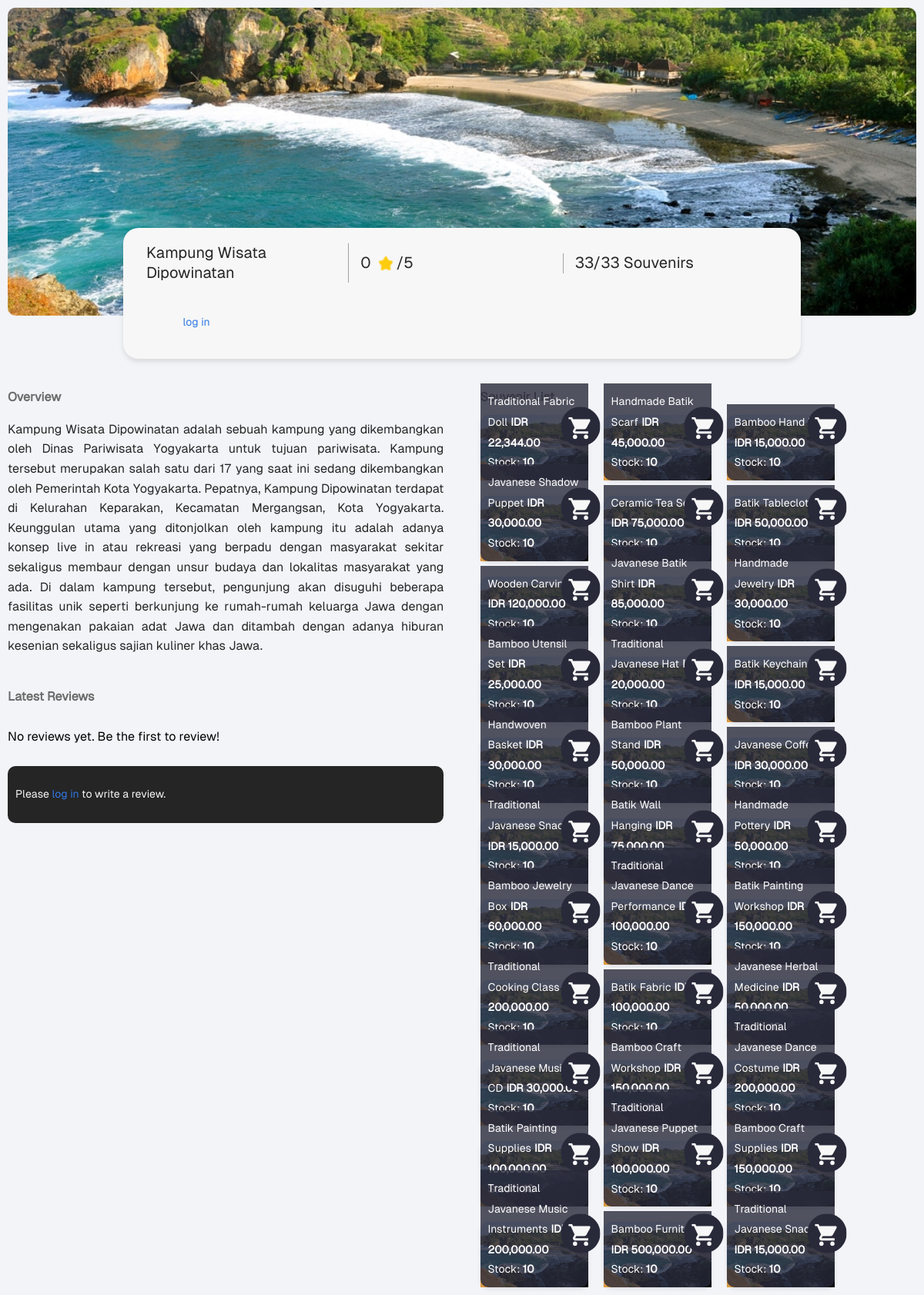
/places/17/, run on the app's committed database.
### places/models.py (models this page shows, shortened)
class Place(models.Model):
    name = models.CharField(max_length=255)
    description = models.TextField()
    image = models.ImageField(upload_to='places/images/',blank=True, null=True)

class Souvenir(models.Model):
    place = models.ForeignKey(Place, on_delete=models.CASCADE, related_name='souvenirs')
    name = models.CharField(max_length=255)
    price = models.DecimalField(max_digits=10, decimal_places=2)
    stock = models.PositiveIntegerField()
    image = models.ImageField(upload_to='souvenirs/images/',blank=True, null=True)

### places/views.py (the view)
# urls.py: path('', views.place_detail, {'place_id': 1}, name='home'),  # Replace '1' with a valid place_id
def place_detail(request, place_id):
    place = get_object_or_404(Place, pk=place_id)
    average_rating = Comment.objects.filter(place=place).aggregate(Avg('rating'))['rating__avg'] or 0
    souvenirs = Souvenir.objects.filter(place=place)
    total_souvenirs_count = souvenirs.count()
    available_souvenirs_count = souvenirs.filter(stock__gt=0).count()
    for souvenir in souvenirs:
        souvenir.formatted_price = format_price(souvenir.price)
    comments = Comment.objects.filter(place=place).order_by('-created_at')[:10]  # Limit to recent 10 reviews
    user_collections = Collection.objects.filter(user=request.user) if request.user.is_authenticated else []
    context = {
        'place': place,
        'average_rating': round(average_rating, 1),
        'souvenirs': souvenirs,
        'comments': comments,
        'user_collections': user_collections,  # Added to context
        'total_souvenirs_count': total_souvenirs_count,  # New context variable
        'available_souvenirs_count': available_souvenirs_count,  # New context variable
    }
    return render(request, 'places/place_detail.html', context)

### places/views.py (called while the page is built)
def format_price(price):
    return "{:,}".format(price)

### places/templates/places/place_detail.html (shortened to what this page needs)
{% load static %}
<!DOCTYPE html>
<html lang="en">
<head>
    <link rel="stylesheet" href="{% static 'places/css/styles_main.css' %}">
</head>
<body>
    <div class="container">
        <div class="banner">
            {% if place.image %}
                <img src="{{ place.image.url }}" alt="{{ place.name }}" class="banner-image">
            {% else %}
                <img src="{% static 'places/images/pantai-siung.jpg' %}" alt="{{ place.name }}" class="banner-image">
            {% endif %}
            <div class="banner-overlay">
                <div class="rounded-rectangle">
                    <div class="rectangle-section">
                        <div class="info-item">
                            <span class="section-text">{{ place.name }}</span>
                        </div>
                        <div class="info-item" id="average-rating-container">
                            <span class="section-text" id="average-rating">{{ average_rating }}</span>
                            <img src="{% static 'places/images/star.png' %}" alt="Star" class="rating-star">
                            <span class="section-text">/5</span>
                        </div>
                        <div class="info-item">
                            <span class="section-text" id="souvenir-count">{{ available_souvenirs_count }}/{{ total_souvenirs_count }} Souvenirs</span>
                        </div>
                    </div>
                    <div class="add-to-collection-section">
                        {% if user.is_authenticated %}
                            <button class="add-to-collection-btn" aria-label="Add {{ place.name }} to your collection">Add to Collection</button>
                        {% else %}
                            <div class="login-prompt">
                                <p>Please <a href="{% url 'login' %}?next={{ request.path }}">log in</a> to add to your collection.</p>
                            </div>
                        {% endif %}
                    </div>
                </div>
            </div>
        </div>
        <div class="content-sections">
            <div class="overview-section">
                <h2 class="section-title">Overview</h2>
                <p class="overview-content">{{ place.description }}</p>
                <div class="latest-review-section">
                    <h3 class="section-title">Latest Reviews</h3>
                    <div class="reviews-container" id="reviews-container">
                        {% for comment in comments %}
                            {% include 'places/comment_partial.html' %}
                        {% empty %}
                            <p>No reviews yet. Be the first to review!</p>
                        {% endfor %}
                    </div>
                    <div class="write-review-container">
                        {% if user.is_authenticated %}
                            <form id="write-review-form">
                                {% csrf_token %}
                                <textarea id="review-input" name="comment" placeholder="Write your review here..." aria-label="Write your review"></textarea>
                                <input type="hidden" name="rating" id="rating-value">
                                <div class="review-actions">
                                    <div class="star-rating">
                                        {% for i in "12345" %}
                                            <img src="{% static 'places/images/icon_empty_star.png' %}" class="star" data-value="{{ i }}" alt="Star {{ i }}">
                                        {% endfor %}
                                    </div>
                                    <button type="button" class="send-btn" id="submit-comment-btn" aria-label="Send Review">
                                        <img src="{% static 'places/images/icon_send.png' %}" alt="Send">
                                    </button>
                                </div>
                            </form>
                        {% else %}
                            <div class="login-prompt">
                                <p>Please <a href="{% url 'login' %}?next={{ request.path }}">log in</a> to write a review.</p>
                            </div>
                        {% endif %}
                    </div>
                </div>
            </div>
            <div class="souvenir-section">
                <h2 class="section-title">Souvenir List</h2>
                <div class="souvenir-list">
                    {% for souvenir in souvenirs %}
                        <div class="souvenir-item" data-souvenir-id="{{ souvenir.id }}">
                            {% if souvenir.image %}
                                <img src="{{ souvenir.image.url }}" alt="{{ souvenir.name }}" class="souvenir-image">
                            {% else %}
                                <img src="{% static 'places/images/pantai-siung.jpg' %}" alt="{{ souvenir.name }}" class="souvenir-image">
                            {% endif %}
                            <button class="buy-button" aria-label="Buy {{ souvenir.name }}"
                                {% if souvenir.stock == 0 %}disabled{% endif %}>
                                <img src="{% static 'places/images/buy.svg' %}" alt="Buy">
                            </button>
                            <div class="souvenir-description">
                                <span class="souvenir-name">{{ souvenir.name }}</span>
                                <span class="souvenir-price">IDR {{ souvenir.formatted_price }}</span>
                                <div class="souvenir-stock">Stock: <strong>{{ souvenir.stock }}</strong></div>
                            </div>
                        </div>
                    {% endfor %}
                </div>
            </div>
        </div>
    </div>
</body>
</html>

### places/static/places/css/styles_main.css (style rules this page uses)
body { background-color: #F3F4F8; font-family: 'Geist', sans-serif; letter-spacing: -2.25%; line-height: 160%; margin: 0; padding: 0; }
.container { max-width: 1440px; width: 100%; margin: 0 auto; padding: 20px; box-sizing: border-box; }
.banner { position: relative; width: 100%; max-width: 1240px; height: 400px; margin: 0 auto; background-color: #F3F4F8; }
.banner-image { width: 100%; height: 100%; object-fit: cover; border-radius: 10px; max-height: 400px; }
.banner-overlay { position: absolute; bottom: -56px; left: 50%; transform: translateX(-50%); width: 100%; max-width: 900px; padding: 0 10px; box-sizing: border-box; }
.rounded-rectangle { width: 100%; background-color: #F7F7F7; border-radius: 20px; box-shadow: 0 4px 6px rgba(0, 0, 0, 0.1); display: flex; flex-direction: column; padding: 20px 30px; align-items: flex-start; gap: 15px; box-sizing: border-box; margin-top: 30px; }
.rectangle-section, .label-section { display: flex; width: 100%; justify-content: space-between; align-items: center; gap: 15px; margin-bottom: 10px; flex-wrap: wrap; }
.info-item, .label-item { display: flex; align-items: center; justify-content: flex-start; flex: 1 1 30%; position: relative; min-width: 150px; }
.info-item:not(:last-child)::after, .label-item:not(:last-child)::after { content: ''; position: absolute; right: 0; top: 0; bottom: 0; width: 1px; background-color: #A1A1A1; }
.section-text { color: #252525; font-size: 20px; font-weight: 500; margin-right: 5px; text-align: left; }
.rating-star { width: 18px; height: 18px; margin: 0 5px; }
.content-sections { display: flex; justify-content: space-between; margin-top: 100px; flex-wrap: wrap; }
.overview-section, .souvenir-section { width: 48%; box-sizing: border-box; }
.section-title { color: #6B6B6B; font-size: 16px; margin-bottom: 10px; }
.overview-content { color: #252525; font-size: 16px; line-height: 160%; text-align: justify; }
.latest-review-section { margin-top: 40px; position: relative; }
.reviews-container { max-height: 360px; overflow-y: auto; padding-right: 10px; margin-bottom: 10px; }
.write-review-container { position: sticky; bottom: 0; background-color: #252525; border-radius: 10px; padding: 10px; box-sizing: border-box; z-index: 1; }
.login-prompt { color: #F7F7F7; font-size: 14px; }
.login-prompt a { color: #3279E6; text-decoration: none; }
.souvenir-list { display: flex; flex-wrap: wrap; gap: 20px; justify-content: flex-start; }
.souvenir-item { position: relative; background-color: #FFFFFF; border-radius: 10px; width: 140px; box-shadow: 0 2px 5px rgba(0, 0, 0, 0.1); overflow: visible; display: flex; flex-direction: column; }
.souvenir-image { width: 100%; height: auto; object-fit: cover; border-top-left-radius: 10px; border-top-right-radius: 10px; display: block; z-index: 1; position: relative; }
.buy-button { position: absolute; top: -35px; right: -40px; width: 100px; height: 100px; border: none; cursor: pointer; z-index: 3; display: flex; align-items: center; justify-content: center; transition: opacity 0.3s ease; background: none; padding: 0; border-radius: 50%; }
.buy-button img { width: 60%; height: 60%; }
.souvenir-description { position: absolute; bottom: 0; left: 0; width: 100%; background: rgba(40, 42, 58, 0.8); color: #FFFFFF; padding: 10px; box-sizing: border-box; border-bottom-left-radius: 10px; border-bottom-right-radius: 10px; z-index: 2; }
.souvenir-name { color: #FFFFFF; font-size: 14px; text-align: left; font-weight: normal; margin-bottom: 5px; }
.souvenir-price { color: #FFFFFF; font-size: 14px; font-weight: bold; text-align: left; margin-bottom: 5px; }
.souvenir-stock { display: block; color: #FFFFFF; font-size: 14px; text-align: left; }
.souvenir-stock strong { font-weight: bold; }
@media (max-width: 1440px) { .container { padding: 10px; } }
@media (max-width: 1440px) { .content-sections { margin-top: 80px; } }

### data on the page
Place: name "Kampung Wisata Dipowinatan", description "Kampung Wisata Dipowinatan adalah sebuah kampung yang dikembangkan oleh Dinas Pariwisata Yogyakarta untuk tujuan pariwisata. Kampung tersebut merupakan salah satu dari 17 yang saat ini sedang dikembangkan oleh Pemerintah Kota Yogyakarta. Pepatnya, Kampung Dipowinatan terdapat di Kelurahan Keparakan, Kecamatan Mergangsan, Kota Yogyakarta. Keunggulan utama yang ditonjolkan oleh kampung itu adalah adanya konsep live in atau rekreasi yang berpadu dengan masyarakat sekitar sekaligus membaur dengan unsur budaya dan lokalitas masyarakat yang ada. Di dalam kampung tersebut, pengunjung akan disuguhi beberapa fasilitas unik seperti berkunjung ke rumah-rumah keluarga Jawa dengan mengenakan pakaian…"
Souvenir: name "Traditional Fabric Doll", formatted_price "22,344.00", stock "10"
Souvenir: name "Handmade Batik Scarf", formatted_price "45,000.00", stock "10"
Souvenir: name "Bamboo Hand Fan", formatted_price "15,000.00", stock "10"
Souvenir: name "Javanese Shadow Puppet", formatted_price "30,000.00", stock "10"
Souvenir: name "Ceramic Tea Set", formatted_price "75,000.00", stock "10"
Souvenir: name "Batik Tablecloth", formatted_price "50,000.00", stock "10"
Souvenir: name "Wooden Carving", formatted_price "120,000.00", stock "10"
Souvenir: name "Javanese Batik Shirt", formatted_price "85,000.00", stock "10"
Souvenir: name "Handmade Jewelry", formatted_price "30,000.00", stock "10"
Souvenir: name "Bamboo Utensil Set", formatted_price "25,000.00", stock "10"
Souvenir: name "Traditional Javanese Hat", formatted_price "20,000.00", stock "10"
Souvenir: name "Batik Keychain", formatted_price "15,000.00", stock "10"
Souvenir: name "Handwoven Basket", formatted_price "30,000.00", stock "10"
Souvenir: name "Bamboo Plant Stand", formatted_price "50,000.00", stock "10"
Souvenir: name "Javanese Coffee", formatted_price "30,000.00", stock "10"
Souvenir: name "Traditional Javanese Snack", formatted_price "15,000.00", stock "10"
Souvenir: name "Batik Wall Hanging", formatted_price "75,000.00", stock "10"
Souvenir: name "Handmade Pottery", formatted_price "50,000.00", stock "10"
Souvenir: name "Bamboo Jewelry Box", formatted_price "60,000.00", stock "10"
Souvenir: name "Traditional Javanese Dance Performance", formatted_price "100,000.00", stock "10"
Souvenir: name "Batik Painting Workshop", formatted_price "150,000.00", stock "10"
Souvenir: name "Traditional Cooking Class", formatted_price "200,000.00", stock "10"
Souvenir: name "Batik Fabric", formatted_price "100,000.00", stock "10"
Souvenir: name "Javanese Herbal Medicine", formatted_price "50,000.00", stock "10"
Souvenir: name "Traditional Javanese Music CD", formatted_price "30,000.00", stock "10"
Souvenir: name "Bamboo Craft Workshop", formatted_price "150,000.00", stock "10"
Souvenir: name "Traditional Javanese Dance Costume", formatted_price "200,000.00", stock "10"
Souvenir: name "Batik Painting Supplies", formatted_price "100,000.00", stock "10"
Souvenir: name "Traditional Javanese Puppet Show", formatted_price "100,000.00", stock "10"
Souvenir: name "Bamboo Craft Supplies", formatted_price "150,000.00", stock "10"
Souvenir: name "Traditional Javanese Music Instruments", formatted_price "200,000.00", stock "10"
Souvenir: name "Bamboo Furniture", formatted_price "500,000.00", stock "10"
Souvenir: name "Traditional Javanese Snacks", formatted_price "15,000.00", stock "10"

### other printed values
{{ average_rating }} "0"
{{ available_souvenirs_count }} "33"
{{ total_souvenirs_count }} "33"
